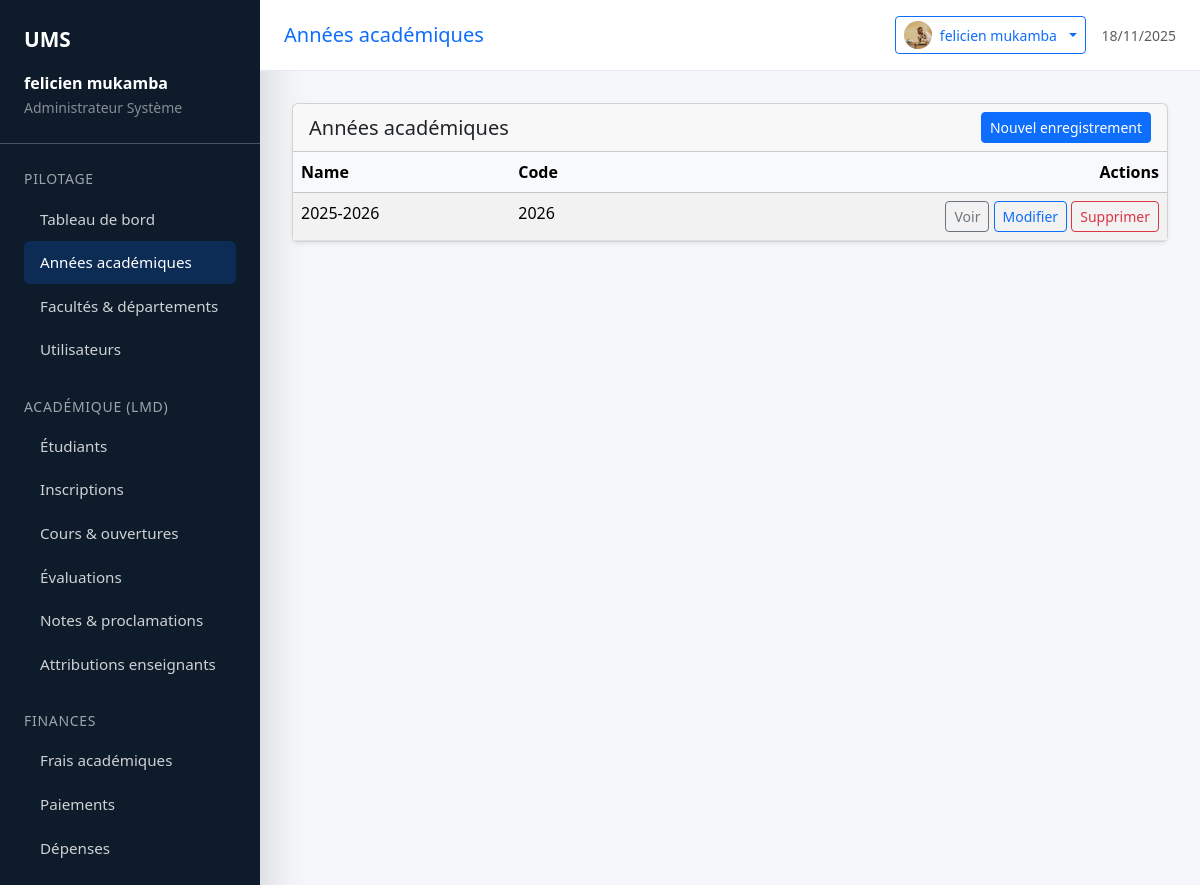
Screenshot of /academic-years/ (signed in) with the database file from the repository.
### users/models.py (models this page shows, shortened)
class User(AbstractUser):
    ROLE_CHOICES = (
        ('ADMIN', 'Administrateur Système'),
        ('RECTORAT', 'Rectorat/Direction'),
        ('FINANCE', 'Service Financier'),
        ('ACADEMIC', 'Service Académique/Secrétariat'),
        ('PROFESSOR', 'Professeur/Enseignant'),
        ('STUDENT', 'Étudiant'),
        ('STAFF', 'Personnel Support'),
    )
    email = models.EmailField(_('Adresse email'), unique=True)
    first_name = models.CharField(_('Prénom'), max_length=150, blank=True)
    last_name = models.CharField(_('Nom'), max_length=150, blank=True)
    avatar = models.ImageField(
        _('Avatar'),
        upload_to='avatars/',
        null=True,
        blank=True
    )
    role = models.CharField(
        _('Rôle'),
        max_length=50,
        choices=ROLE_CHOICES,
        default='STUDENT'
    )
    username = models.CharField(
        _('Nom d\'utilisateur'),
        max_length=150,
        unique=True,
        blank=True,
        null=True,
    )
    objects = CustomUserManager()
    USERNAME_FIELD = 'email'
    REQUIRED_FIELDS = ['first_name', 'last_name', 'role']
    class Meta:
        verbose_name = _('utilisateur')
        verbose_name_plural = _('utilisateurs')
    def get_full_name(self):
        if self.first_name and self.last_name:
            return f"{self.first_name} {self.last_name}"
        return self.email
    def get_role_display(self):
        return dict(self.ROLE_CHOICES).get(self.role, self.role)

### core/models.py (models this page shows, shortened)
class AcademicYear(models.Model):
    name = models.CharField(max_length=100, unique=True)
    code = models.CharField(max_length=5, unique=True)

### core/views.py (the view)
# urls.py: path("academic-years/", views.AcademicYearListView.as_view(), name="academic_year_list"),
class AcademicYearListView(RectorateAccessMixin, BaseListView):
    model = AcademicYear
    list_display = ("name", "code")
    page_title = "Années académiques"
    create_url_name = "core:academic_year_create"
    detail_url_name = "core:academic_year_detail"
    update_url_name = "core:academic_year_update"
    delete_url_name = "core:academic_year_delete"

### ums/mixins.py (called while the page is built)
    def has_role_permission(self) -> bool:
        if self.allowed_roles is None:  # aucune restriction
            return True
        user = self.request.user
        if getattr(user, "is_superuser", False):
            return True
        user_role = getattr(user, "role", None)
        return user_role in self.allowed_roles

    def dispatch(self, request, *args, **kwargs):
        if not self.has_role_permission():
            raise PermissionDenied("Vous n'avez pas les autorisations nécessaires.")
        return super().dispatch(request, *args, **kwargs)

    def get_list_display(self):
        if self.list_display:
            return list(self.list_display)
        return [
            field.name
            for field in self.model._meta.fields  # type: ignore[attr-defined]
            if field.name not in ("id",)
        ]

### templates/generic/list.html (shortened to what this page needs)
{% extends "base.html" %}
{% block content %}
<div class="card shadow-sm">
    <div class="card-header d-flex justify-content-between align-items-center">
        <h5 class="mb-0">{{ page_title }}</h5>
        {% if create_url_name %}
            <a class="btn btn-sm btn-primary" href="{% url create_url_name %}">Nouvel enregistrement</a>
        {% endif %}
    </div>
    <div class="card-body p-0">
        <div class="table-responsive">
            <table class="table table-striped mb-0">
                <thead class="table-light">
                    <tr>
                        {% for header in headers %}
                            <th scope="col">{{ header }}</th>
                        {% endfor %}
                        {% if has_actions %}
                            <th scope="col" class="text-end">Actions</th>
                        {% endif %}
                    </tr>
                </thead>
                <tbody>
                    {% for row in rows %}
                        <tr>
                            {% for value in row.values %}
                                <td>{{ value|default:"-" }}</td>
                            {% endfor %}
                            {% if has_actions %}
                                <td class="text-end">
                                    {% if detail_url_name %}
                                        <a class="btn btn-sm btn-outline-secondary" href="{% url detail_url_name row.pk %}">Voir</a>
                                    {% endif %}
                                    {% if update_url_name %}
                                        <a class="btn btn-sm btn-outline-primary" href="{% url update_url_name row.pk %}">Modifier</a>
                                    {% endif %}
                                    {% if delete_url_name %}
                                        <a class="btn btn-sm btn-outline-danger" href="{% url delete_url_name row.pk %}">Supprimer</a>
                                    {% endif %}
                                </td>
                            {% endif %}
                        </tr>
                    {% endfor %}
                </tbody>
            </table>
        </div>
    </div>
</div>
{% endblock %}

### templates/base.html (shortened to what this page needs)
{% load static %}
{% load core_tags students_tags courses_tags enrollment_tags fees_tags payments_tags expenses_tags grades_tags staff_tags assessments_tags users_tags %}
<!DOCTYPE html>
<html lang="fr">
<head>
    <link href="https://cdn.jsdelivr.net/npm/bootstrap@5.3.3/dist/css/bootstrap.min.css" rel="stylesheet">
    <link rel="stylesheet" href="https://cdn.jsdelivr.net/npm/bootstrap-icons@1.11.0/font/bootstrap-icons.css">
</head>
<body class="sidebar-collapsed">
    <div class="layout">
        <aside class="sidebar shadow-lg text-white">
            <div class="p-4 border-bottom border-light border-opacity-25">
                <div class="brand d-flex align-items-center justify-content-between">
                    <a href="{% url 'core:dashboard' %}" class="text-white text-decoration-none">UMS</a>
                </div>
                <div class="mt-3">
                    <p class="mb-0 fw-semibold">{{ request.user.get_full_name|default:request.user.email }}</p>
                    <small class="text-white-50">{{ request.user.get_role_display|default:"Profil" }}</small>
                </div>
            </div>
            <div class="p-4 flex-grow-1 overflow-auto sidebar-nav">
                <div class="sidebar-section">
                    <small class="d-block mb-2">Pilotage</small>
                    <a href="{% url 'core:dashboard' %}" class="{% if request.path == '/' %}active{% endif %}">Tableau de bord</a>
                    <a href="{% url 'core:academic_year_list' %}" class="{% if 'academic-years' in request.path %}active{% endif %}">Années académiques</a>
                    <a href="{% url 'core:faculty_list' %}" class="{% if 'facult' in request.path %}active{% endif %}">Facultés & départements</a>
                    <a href="{% url 'users:user_list' %}" class="{% if 'users' in request.path %}active{% endif %}">Utilisateurs</a>
                </div>
                <div class="sidebar-section">
                    <small class="d-block mb-2">Académique (LMD)</small>
                    <a href="{% url 'students:student_list' %}" class="{% if 'students' in request.path %}active{% endif %}">Étudiants</a>
                    <a href="{% url 'enrollment:enrollment_list' %}" class="{% if 'enrollment' in request.path %}active{% endif %}">Inscriptions</a>
                    <a href="{% url 'courses:course_list' %}" class="{% if 'courses' in request.path %}active{% endif %}">Cours & ouvertures</a>
                    <a href="{% url 'assessments:type_list' %}" class="{% if 'assessments' in request.path %}active{% endif %}">Évaluations</a>
                    <a href="{% url 'grades:grade_list' %}" class="{% if 'grades' in request.path %}active{% endif %}">Notes & proclamations</a>
                    <a href="{% url 'staff:assignment_list' %}" class="{% if 'staff' in request.path %}active{% endif %}">Attributions enseignants</a>
                </div>
                <div class="sidebar-section">
                    <small class="d-block mb-2">Finances</small>
                    <a href="{% url 'fees:academic_fee_list' %}" class="{% if 'fees' in request.path %}active{% endif %}">Frais académiques</a>
                    <a href="{% url 'payments:payment_list' %}" class="{% if 'payments' in request.path %}active{% endif %}">Paiements</a>
                    <a href="{% url 'expenses:expense_list' %}" class="{% if 'expenses' in request.path %}active{% endif %}">Dépenses</a>
                </div>
            </div>
        </aside>
        <div class="main">
            <header class="topbar d-flex align-items-center justify-content-between">
                <div class="d-flex align-items-center gap-3">
                    {% block page_heading %}
                        {% if page_title %}
                            <h1 class="h5 mb-0 text-primary">{{ page_title }}</h1>
                        {% else %}
                            <h1 class="h5 mb-0 text-primary">Université Management System</h1>
                        {% endif %}
                    {% endblock %}
                </div>
                <div class="d-flex align-items-center gap-3">
                    {% if user.is_authenticated %}
                        <div class="dropdown">
                            <button class="btn btn-outline-primary btn-sm dropdown-toggle d-flex align-items-center gap-2" type="button" id="userMenu" data-bs-toggle="dropdown" aria-expanded="false">
                                {% if user.avatar %}
                                    <img src="{{ user.avatar.url }}" alt="Avatar" class="rounded-circle" style="width: 28px; height: 28px; object-fit: cover;">
                                {% else %}
                                    <i class="bi bi-person-circle"></i>
                                {% endif %}
                                <span class="d-none d-md-inline">{{ user.get_full_name|default:user.email|truncatechars:20 }}</span>
                            </button>
                        </div>
                    {% else %}
                        <a href="{% url 'users:login' %}" class="btn btn-primary btn-sm">
                            <i class="bi bi-box-arrow-in-right me-1"></i>Connexion
                        </a>
                    {% endif %}
                    <div class="text-muted small text-end d-none d-md-block">
                        <div>{% now "d/m/Y" %}</div>
                    </div>
                </div>
            </header>
            <main class="content">
                {% block content %}{% endblock %}
            </main>
        </div>
    </div>
</body>
</html>

### templates/base.html (style rules this page uses)
body { min-height: 100vh; background-color: #f5f7fb; }
.layout { display: flex; min-height: 100vh; }
.sidebar { width: 260px; background: #0d1b2a; color: #fff; display: flex; flex-direction: column; transition: transform .3s ease; }
.sidebar .brand { font-weight: 600; font-size: 1.3rem; }
.sidebar a { color: rgba(255,255,255,.8); text-decoration: none; }
.sidebar a.active, .sidebar a:hover { color: #fff; }
.sidebar-nav a { padding: .65rem 1rem; border-radius: .35rem; display: block; font-size: .95rem; }
.sidebar-nav a.active, .sidebar-nav a:hover { background: rgba(13,110,253,.2); }
.sidebar-section { margin-bottom: 1.5rem; }
.sidebar-section small { text-transform: uppercase; opacity: .6; letter-spacing: .05em; }
.main { flex: 1; display: flex; flex-direction: column; }
.topbar { background: #fff; border-bottom: 1px solid #e4e9f2; padding: 1rem 1.5rem; }
.content { flex: 1; padding: 2rem; }

### rows the page displays
User: user.get_full_name "felicien mukamba", user.role "Administrateur Système", avatar (picture), get_full_name "felicien mukamba"
AcademicYear: values "2025-2026" "2026"

### other values shown
{{ page_title }} "Années académiques"
{{ header }} "Name" "Code"
